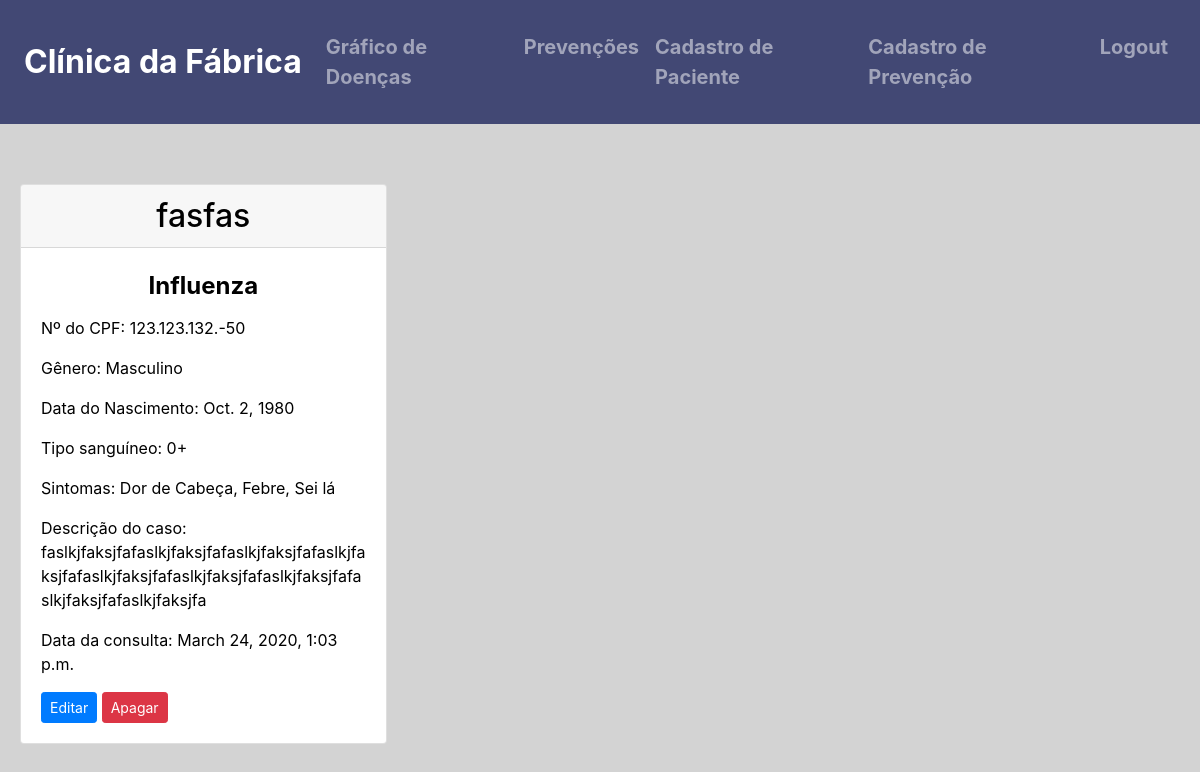
The app's page / (signed in), older data.
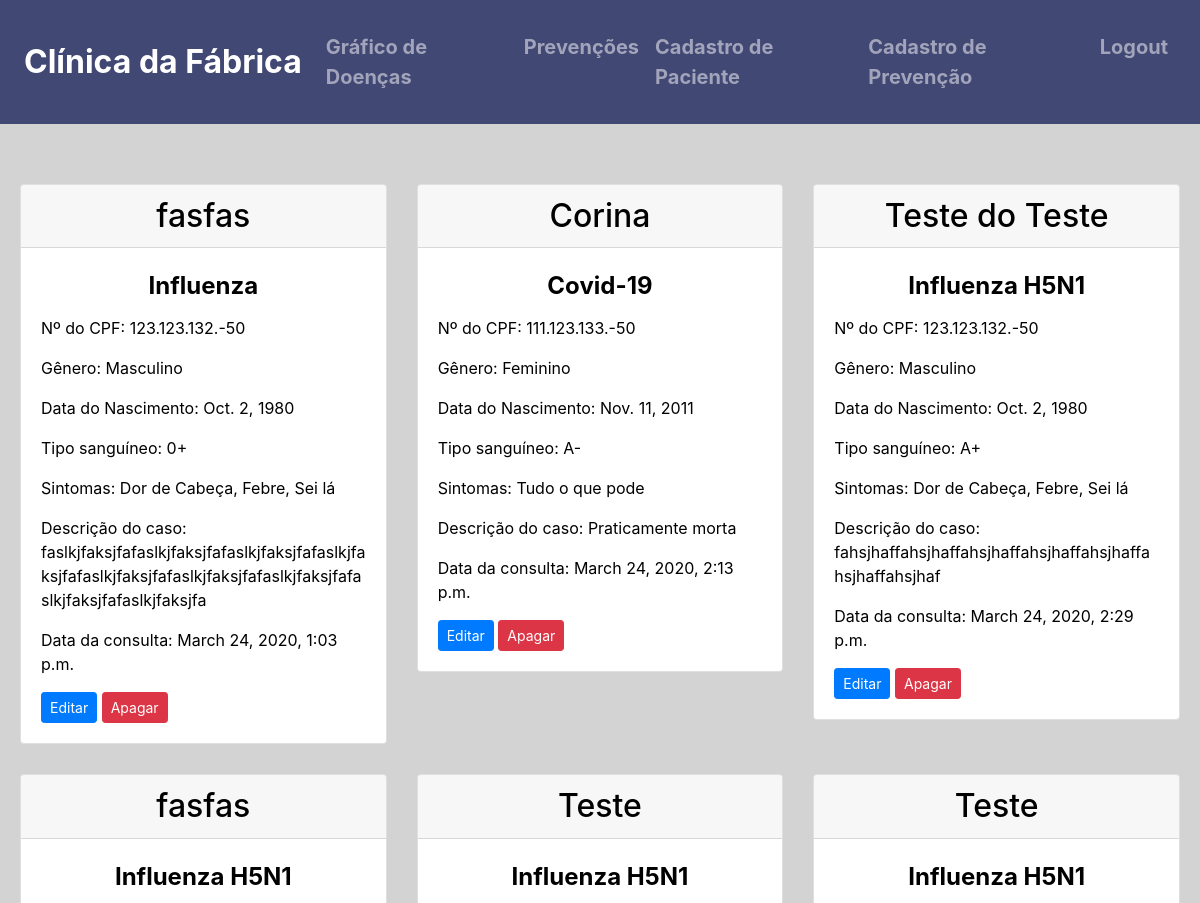
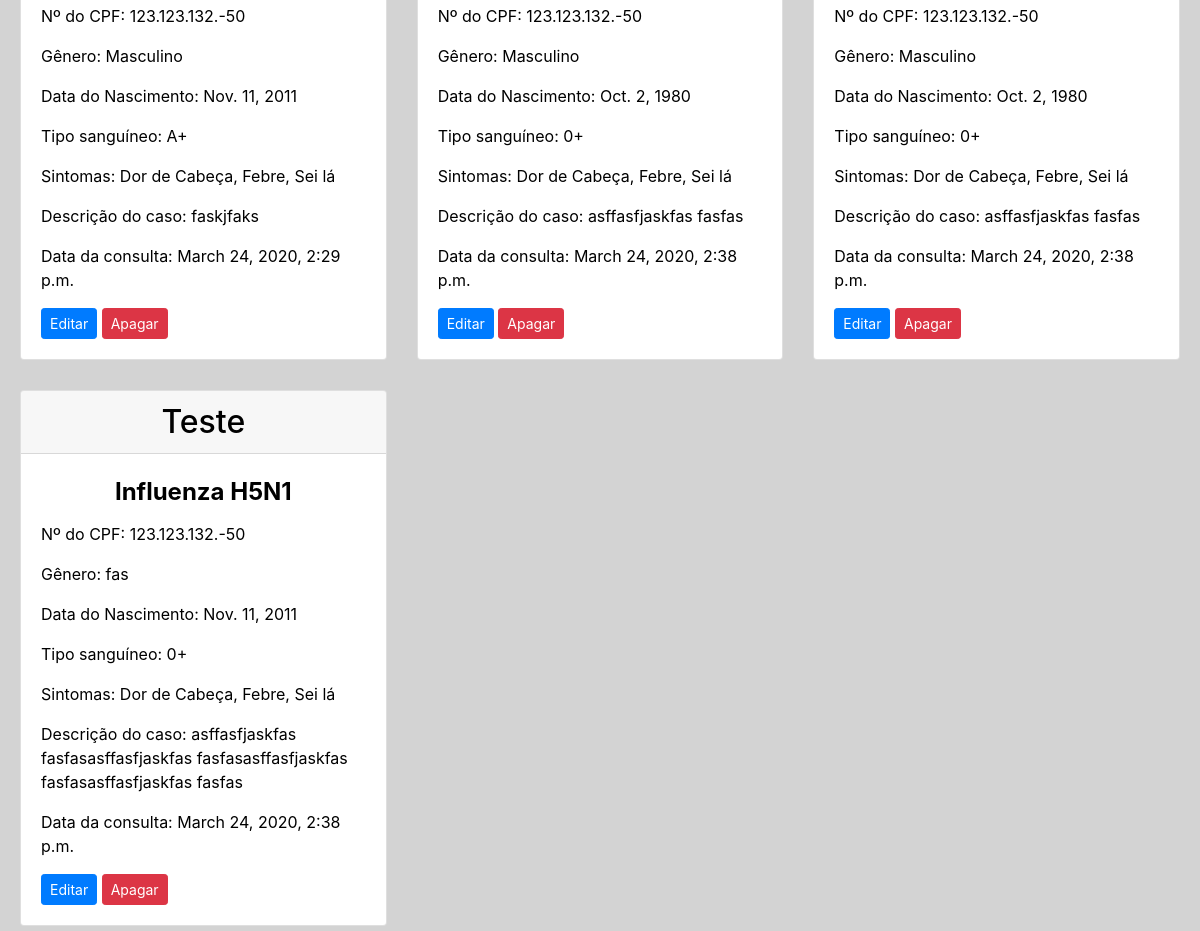
The same page, newer data (2 pictures, top to bottom).
### base/models.py (models this page shows, shortened)
class Pacientes(models.Model):
    nome = models.CharField(max_length=100, verbose_name="Nome Completo")
    dataNasc = models.DateField(verbose_name="Data do Nascimento")
    genero = models.CharField(max_length=50, verbose_name="Gênero do Paciente")
    cpf = models.CharField(max_length=50, verbose_name="Número do CPF")
    tipoSang = models.CharField(max_length=50, verbose_name="Tipo Sanguíneo")
    sintomas = models.CharField(max_length=150, verbose_name="Sintomas")
    descrCaso = models.TextField(verbose_name="Descrição do Caso")
    gravidade = models.CharField(max_length=50, verbose_name="Grau de Gravidade")
    dataInc = models.DateTimeField(default=timezone.now, verbose_name="Data do Cadastro")

class diagnosticos(models.Model):
    Pacientes = models.OneToOneField(Pacientes, on_delete=models.CASCADE)
    diagnosticos_escolha = (
        ("Covid-19", "Covid-19"),
        ("Influenza", "Influenza"),
        ("Influenza H1N1", "Influenza H1N1"),
        ("Influenza H5N1", "Influenza H5N1"),
    )
    diagnostico = models.CharField(max_length=50, choices=diagnosticos_escolha)

### base/views.py (the view)
# urls.py: path('', views.home, name="base-home"),
@login_required
def home(request):
    context = {
        'Pacientes': Pacientes.objects.all(),
        'diagnosticos': diagnosticos.objects.all(),
    }
    return render(request, 'base/home.html', context)

### base/templates/base/home.html
{% extends 'base/modelo.html' %}
{%block content %}
<div class="row">
    {% for Pacientes in Pacientes %}
    <div class="carddoenca col-lg-4 col-md-6">
        <div class="card">
            <h2 class="card-header">{{ Pacientes.nome }}</h5>
            <div class="card-body">
              <h5 class="card-title"> {{ Pacientes.diagnosticos.diagnostico }}</h5>
              <p class="card-text">Nº do CPF: {{ Pacientes.cpf }}</p>
              <p class="card-text">Gênero: {{ Pacientes.genero }}</p>
              <p class="card-text">Data do Nascimento: {{ Pacientes.dataNasc }}</p>
              <p class="card-text">Tipo sanguíneo: {{ Pacientes.tipoSang }}</p>
              <p class="card-text">Sintomas: {{ Pacientes.sintomas }}</p>
              <p class="card-text">Descrição do caso: {{ Pacientes.descrCaso }}</p>
              <p class="card-text">Data da consulta: {{ Pacientes.dataInc }}</p>
              <a href="{% url 'base-editar' Pacientes.id %}" class="btn btn-primary btn-sm">Editar</a>
              <a href="{% url 'base-apagar' Pacientes.id %}" class="btn btn-danger btn-sm">Apagar</a>
            </div>
          </div>
    </div>
    {% endfor %}
</div>
{% endblock content %}

Row changes from the older to the newer data that the page shows:
added Pacientes: nome "Corina", diagnosticos.diagnostico "Covid-19", cpf "111.123.133.-50", genero "Feminino", dataNasc "Nov. 11, 2011", tipoSang "A-", sintomas "Tudo o que pode", descrCaso "Praticamente morta", dataInc "March 24, 2020, 2:13 p.m."
added Pacientes: nome "Teste do Teste", diagnosticos.diagnostico "Influenza H5N1", cpf "123.123.132.-50", genero "Masculino", dataNasc "Oct. 2, 1980", tipoSang "A+", sintomas "Dor de Cabeça, Febre, Sei lá", descrCaso "fahsjhaffahsjhaffahsjhaffahsjhaffahsjhaffahsjhaffahsjhaf", dataInc "March 24, 2020, 2:29 p.m."
added Pacientes: nome "fasfas", diagnosticos.diagnostico "Influenza H5N1", cpf "123.123.132.-50", genero "Masculino", dataNasc "Nov. 11, 2011", tipoSang "A+", sintomas "Dor de Cabeça, Febre, Sei lá", descrCaso "faskjfaks", dataInc "March 24, 2020, 2:29 p.m."
added Pacientes: nome "Teste", diagnosticos.diagnostico "Influenza H5N1", cpf "123.123.132.-50", genero "Masculino", dataNasc "Oct. 2, 1980", tipoSang "0+", sintomas "Dor de Cabeça, Febre, Sei lá", descrCaso "asffasfjaskfas fasfas", dataInc "March 24, 2020, 2:38 p.m."
added Pacientes: nome "Teste", diagnosticos.diagnostico "Influenza H5N1", cpf "123.123.132.-50", genero "Masculino", dataNasc "Oct. 2, 1980", tipoSang "0+", sintomas "Dor de Cabeça, Febre, Sei lá", descrCaso "asffasfjaskfas fasfas", dataInc "March 24, 2020, 2:38 p.m."
added Pacientes: nome "Teste", diagnosticos.diagnostico "Influenza H5N1", cpf "123.123.132.-50", genero "fas", dataNasc "Nov. 11, 2011", tipoSang "0+", sintomas "Dor de Cabeça, Febre, Sei lá", descrCaso "asffasfjaskfas fasfasasffasfjaskfas fasfasasffasfjaskfas fasfasasffasfjaskfas fasfas", dataInc "March 24, 2020, 2:38 p.m."
